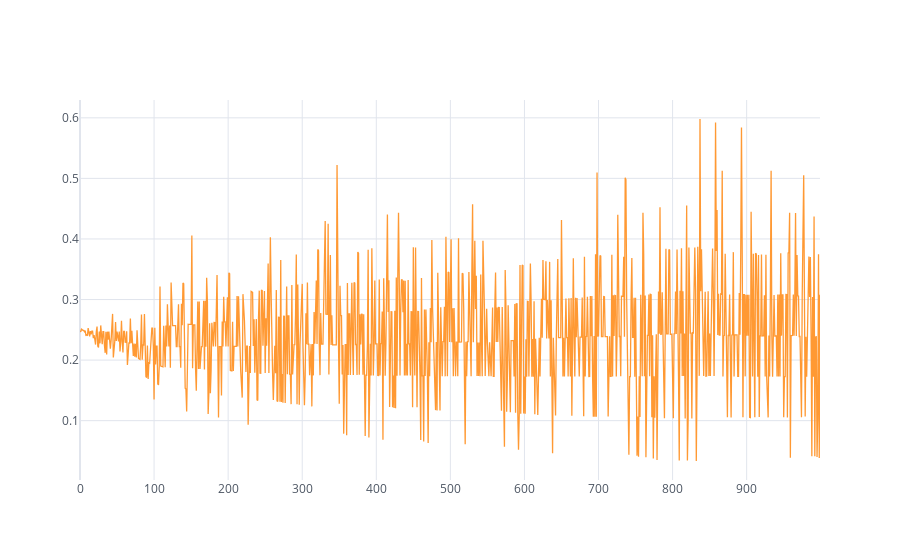

The notebook cell this image was saved under:
### Code cell
pd.Series(best_model_h2.loss).head(1000).iplot()

### Figure 1 — Plotly figure (JSON) as saved in the notebook; plotly's stock layout.template omitted (floating-point values rounded to 4 significant figures; data arrays with more than 128 entries replaced by an {"elided": "..."} marker saying what was removed)
{"data": [{"line": {"color": "rgba(255, 153, 51, 1.0)", "dash": "solid", "shape": "linear", "width": 1.3}, "mode": "lines", "name": "None", "text": "", "type": "scatter", "x": {"elided": "1000 int values"}, "y": {"elided": "1000 float values"}}], "layout": {"legend": {"bgcolor": "#FFFFFF", "font": {"color": "#4D5663"}}, "paper_bgcolor": "#FFFFFF", "plot_bgcolor": "#FFFFFF", "title": {"font": {"color": "#4D5663"}}, "xaxis": {"gridcolor": "#E1E5ED", "showgrid": true, "tickfont": {"color": "#4D5663"}, "title": {"font": {"color": "#4D5663"}, "text": ""}, "zerolinecolor": "#E1E5ED"}, "yaxis": {"gridcolor": "#E1E5ED", "showgrid": true, "tickfont": {"color": "#4D5663"}, "title": {"font": {"color": "#4D5663"}, "text": ""}, "zerolinecolor": "#E1E5ED"}}}
